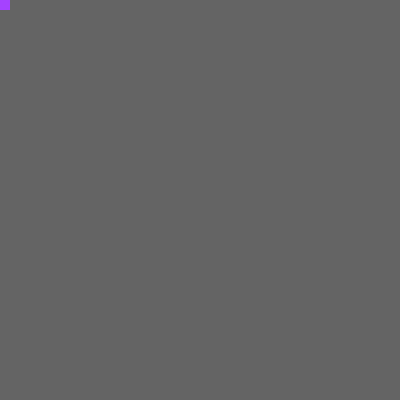
Frame 1 (no input)
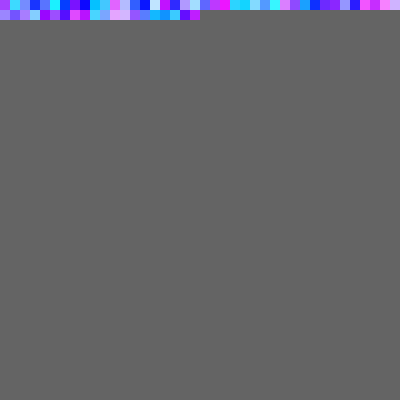
Frame 60 (the mouse pressed at the canvas centre just before this capture)
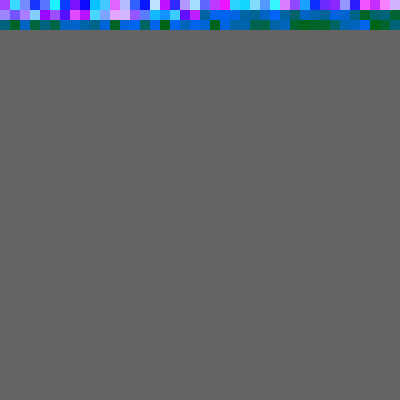
Frame 120 (the mouse held since frame 60 and released just before this capture)

The Processing sketch that drew these frames (run headless with seeded random() and noise(); from frame 60 on, the mouse is pressed at the canvas centre):

// Processing sketch: processing_10125
// ── processing_10125.pde

int space=10;
int kareW=10;
int kareH=10;
int kareX=0;
int kareY=0;

void setup(){
  size(400,400);
  background(100);
}



void kareBosluk(){
  if(kareX == 400){
    kareX = 0;
    kareY = kareY+space;
    
    constrain(kareY,0,400);
  }

if(kareY == 400){
  kareX=0;
  kareY=0;
  }

}

void kareCiz(){
int r = int (random (1,255));
if (mouseX > 100){
  r = 0;
}
int g = int (random (1,255));
if (mouseX > 100){
  g = 100;
}

int b = int (random (1,255));
if (mouseY < 100){
  b = 255;
}

  
  noStroke();
  fill(r,g,b);
  rect(kareX,kareY,kareW,kareH);
  kareX=kareX+space;
}



void draw(){

  kareBosluk();
  kareCiz();
  
}
